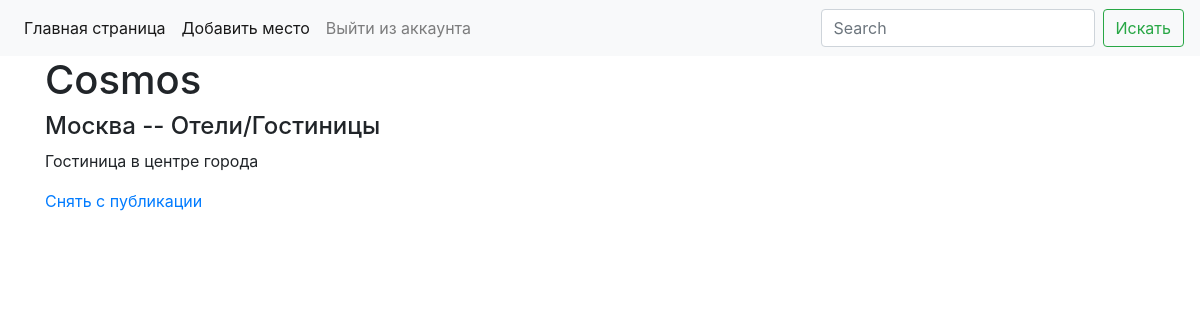
Screenshot of /admin/show_place_status/Cosmos (signed in) with the database file from the repository.
### allabouttravel_app/place/models.py (models this page shows, shortened)
class Place(db.Model):
    __tablename__ = 'places'
    id = db.Column(db.Integer, primary_key=True, autoincrement=True)
    title = db.Column(db.String, unique=True, nullable=False)
    description = db.Column(db.Text)
    is_verified = db.Column(db.Boolean, default=False, nullable=False)
    city_id = db.Column(db.Integer, db.ForeignKey('cities.id'))
    category_id = db.Column(db.Integer, db.ForeignKey('categories.id'))
    user_id = db.Column(db.Integer, db.ForeignKey('users.id'))

class City(db.Model):
    __tablename__ = 'cities'
    id = db.Column(db.Integer, primary_key=True, autoincrement=True)
    title = db.Column(db.String, index=True, unique=True, nullable=False)
    country_id = db.Column(db.Integer, db.ForeignKey('countries.id'))
    places = db.relationship('Place')

class Category(db.Model):
    __tablename__ = 'categories'
    id = db.Column(db.Integer, primary_key=True, autoincrement=True)
    title = db.Column(db.String, index=True, unique=True, nullable=False)
    places = db.relationship('Place')

### allabouttravel_app/admin/views.py (the view)
@blueprint.route('/show_place_status/<alias>')
@admin_required
def show_place_status(alias):
    place, city, category = get_place_info(alias)
    title = place.title
    return render_template('admin/show_place_status.html', title=title, place=place, city=city, category=category)

### allabouttravel_app/__init__.py (called while the page is built)
def create_app():
    app = Flask(__name__)
    app.config.from_pyfile('config.py')
    db.init_app(app)
    login_manager = LoginManager()
    login_manager.init_app(app)
    login_manager.login_view = 'user.login'
    app.register_blueprint(admin_blueprint)
    app.register_blueprint(place_blueprint)
    app.register_blueprint(user_blueprint)
    @login_manager.user_loader
    def load_user(user_id):
        return User.query.get(user_id)
    return app

### allabouttravel_app/get_place_info.py (called while the page is built)
def get_place_info(place_title):
    place, city, category = db.session.query(
        Place, City.title, Category.title
    ).join(City, Place.city_id == City.id
    ).join(Category, Place.category_id == Category.id).filter(
    Place.title == place_title).first()
    return (place, city, category)

### allabouttravel_app/templates/admin/show_place_status.html
{% extends 'base.html' %}
{% block content %}
<h4>{{ city }} --  {{ category }}</h4>
<p>{{ place.description }}</p>
{% if not place.is_verified %}
    <p><a href="{{ url_for('admin.change_place_status', alias=place.title) }}">Опубликовать</a></p>
{% else %}
    <p><a href="{{ url_for('admin.change_place_status', alias=place.title) }}">Снять с публикации</a></p>
{% endif %}
{% endblock %}

### allabouttravel_app/templates/base.html (shortened to what this page needs)
<!doctype html>
<html lang="en">
  <head>
    <link rel="stylesheet" href="https://cdn.jsdelivr.net/npm/bootstrap@4.1.3/dist/css/bootstrap.min.css">
  </head>
  <body>
    {% include 'menu.html' %}
    <div class="container">
      <h1>{{ title }}</h1>
          {% block content %}{% endblock %}
    </div>
  </body>
</html>

### rows the page displays
Place: title "Cosmos", description "Гостиница в центре города"
City: title "Москва"
Category: title "Отели/Гостиницы"
